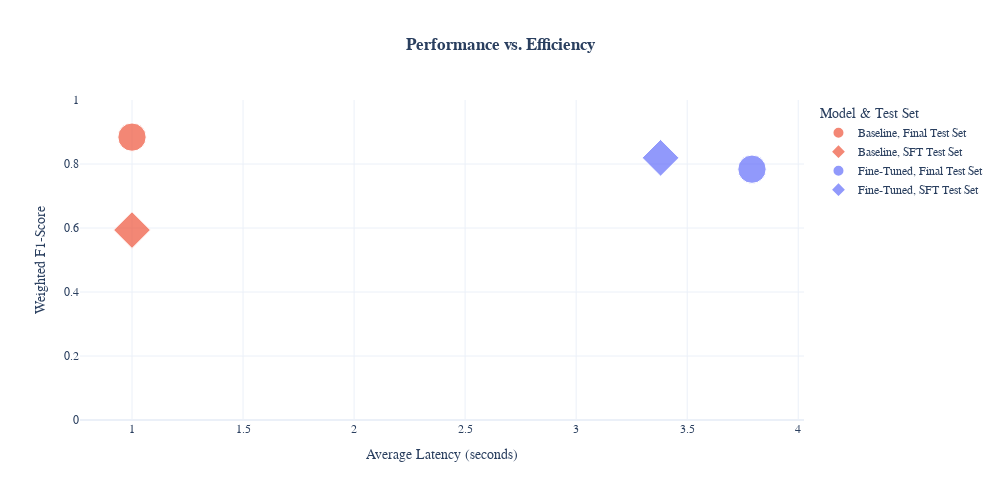

The notebook cell saved with this chart:
### Code cell
### Cell 5: Graph 3 - Performance vs. Efficiency (F1-Score vs. Latency)

def plot_performance_vs_efficiency(df):
    summary_data = df.groupby(['model', 'test_set']).apply(
        lambda g: pd.Series({
            'avg_latency': g['latency'].mean(),
            'weighted_f1': f1_score(g['true_error_type'], g['pred_error_type'], average='weighted')
        })
    ).reset_index()

    fig = px.scatter(
        summary_data,
        x='avg_latency',
        y='weighted_f1',
        color='model',
        symbol='test_set',
        size=[25] * len(summary_data),
        title='<b>Performance vs. Efficiency</b>',
        labels={'avg_latency': 'Average Latency (seconds)', 'weighted_f1': 'Weighted F1-Score'},
        color_discrete_map=PASTEL_COLORS,
        height=500,
        width=1000  # Fixed width for single-panel plot
    )
    fig.update_traces(textposition='top center')
    fig.update_layout(legend_title_text='Model & Test Set', title_x=0.5, yaxis=dict(range=[0, 1]))
    fig.show()

plot_performance_vs_efficiency(master_df)

### Figure 1 — Plotly figure (JSON) as saved in the notebook; plotly's stock layout.template omitted (floating-point values rounded to 4 significant figures)
{"data": [{"hovertemplate": "model=Baseline<br>test_set=Final Test Set<br>Average Latency (seconds)=%{x}<br>Weighted F1-Score=%{y}<br>size=%{marker.size}<extra></extra>", "legendgroup": "Baseline, Final Test Set", "marker": {"color": "#EF553B", "size": [25], "sizemode": "area", "sizeref": 0.0625, "symbol": "circle"}, "mode": "markers", "name": "Baseline, Final Test Set", "orientation": "v", "showlegend": true, "textposition": "top center", "type": "scatter", "x": [1.0], "xaxis": "x", "y": [0.884], "yaxis": "y"}, {"hovertemplate": "model=Baseline<br>test_set=SFT Test Set<br>Average Latency (seconds)=%{x}<br>Weighted F1-Score=%{y}<br>size=%{marker.size}<extra></extra>", "legendgroup": "Baseline, SFT Test Set", "marker": {"color": "#EF553B", "size": [25], "sizemode": "area", "sizeref": 0.0625, "symbol": "diamond"}, "mode": "markers", "name": "Baseline, SFT Test Set", "orientation": "v", "showlegend": true, "textposition": "top center", "type": "scatter", "x": [1.0], "xaxis": "x", "y": [0.5936], "yaxis": "y"}, {"hovertemplate": "model=Fine-Tuned<br>test_set=Final Test Set<br>Average Latency (seconds)=%{x}<br>Weighted F1-Score=%{y}<br>size=%{marker.size}<extra></extra>", "legendgroup": "Fine-Tuned, Final Test Set", "marker": {"color": "#636EFA", "size": [25], "sizemode": "area", "sizeref": 0.0625, "symbol": "circle"}, "mode": "markers", "name": "Fine-Tuned, Final Test Set", "orientation": "v", "showlegend": true, "textposition": "top center", "type": "scatter", "x": [3.792], "xaxis": "x", "y": [0.7838], "yaxis": "y"}, {"hovertemplate": "model=Fine-Tuned<br>test_set=SFT Test Set<br>Average Latency (seconds)=%{x}<br>Weighted F1-Score=%{y}<br>size=%{marker.size}<extra></extra>", "legendgroup": "Fine-Tuned, SFT Test Set", "marker": {"color": "#636EFA", "size": [25], "sizemode": "area", "sizeref": 0.0625, "symbol": "diamond"}, "mode": "markers", "name": "Fine-Tuned, SFT Test Set", "orientation": "v", "showlegend": true, "textposition": "top center", "type": "scatter", "x": [3.38], "xaxis": "x", "y": [0.8193], "yaxis": "y"}], "layout": {"height": 500, "legend": {"itemsizing": "constant", "title": {"text": "Model & Test Set"}, "tracegroupgap": 0}, "title": {"text": "<b>Performance vs. Efficiency</b>", "x": 0.5}, "width": 1000, "xaxis": {"anchor": "y", "domain": [0, 1], "title": {"text": "Average Latency (seconds)"}}, "yaxis": {"anchor": "x", "domain": [0, 1], "range": [0, 1], "title": {"text": "Weighted F1-Score"}}}}
